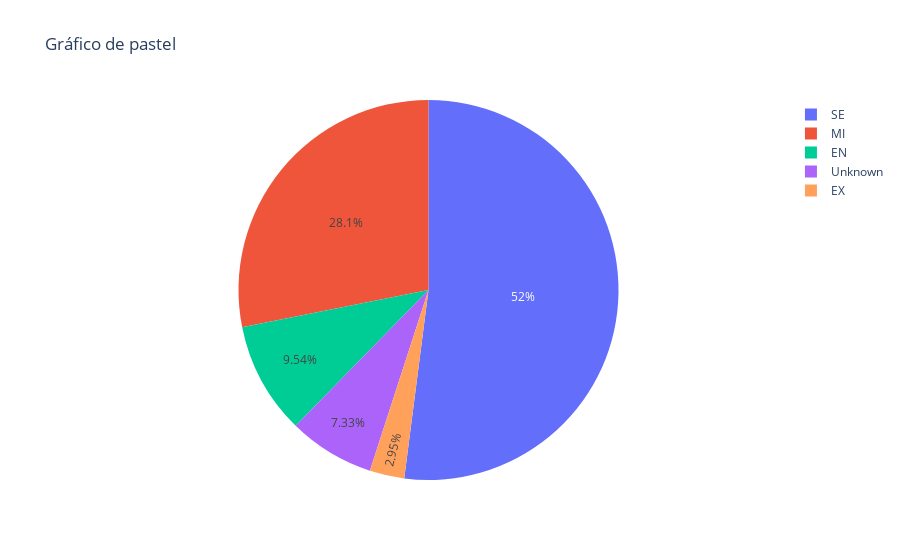

Notebook source saved alongside this figure:
### Code cell
#Gráfico de pastel
fig = px.pie(df5, names='experience_level',title='Gráfico de pastel')
fig.show()

### Figure 1 — Plotly figure (JSON) as saved in the notebook; plotly's stock layout.template omitted (floating-point values rounded to 4 significant figures; data arrays with more than 128 entries replaced by an {"elided": "..."} marker saying what was removed)
{"data": [{"domain": {"x": [0, 1], "y": [0, 1]}, "hovertemplate": "experience_level=%{label}<extra></extra>", "labels": {"elided": "22124 str values"}, "legendgroup": "", "name": "", "showlegend": true, "type": "pie"}], "layout": {"legend": {"tracegroupgap": 0}, "title": {"text": "Gráfico de pastel"}}}
